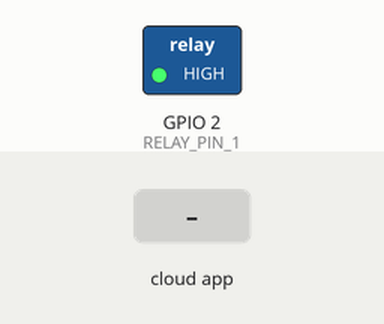
Recording of a sketch running on a simulated ESP32. On the bench: switched loads named in the sketch (green lamp = pin HIGH). The inputs (shaded band) are chosen by the test bench. WiFi joins after 1.5 s; servers stay silent unless stated; what the sketch prints to the serial monitor is not drawn.

Above: at 2.7 s.
2.8 s: the phone or cloud app sets lamp.one to 0
At 3.9 s:
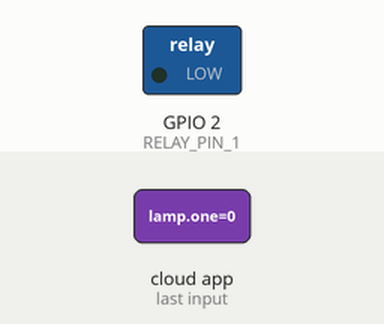
4.3 s: the phone or cloud app sets lamp.one to 1
At 5.0 s:
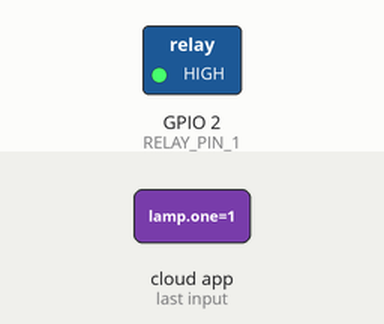
Timing chart, 0 to 7.3 s (numbered marks = the images above; inputs shaded):
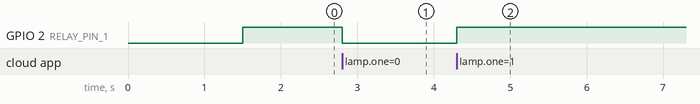

Measured:
- after the input at 2.8 s, GPIO 2 (RELAY_PIN_1): HIGH → LOW at once
- after the input at 4.3 s, GPIO 2 (RELAY_PIN_1): LOW → HIGH at once

The sketch:

alexa_lamp1.ino
```cpp
#include <Arduino.h>
#include <WiFi.h>
#define RELAY_PIN_1 2
#include "fauxmoESP.h"


#define SERIAL_BAUDRATE 115200

#define WIFI_SSID "wifiname"
#define WIFI_PASS "password"

#define LAMP_1 "lamp one"

fauxmoESP fauxmo;


void wifiSetup() {

  WiFi.mode(WIFI_STA);

  Serial.printf("[WIFI] Connecting to %s ", WIFI_SSID);
  WiFi.begin(WIFI_SSID, WIFI_PASS);

  while (WiFi.status() != WL_CONNECTED) {
    Serial.print(".");
    delay(100);
  }
  Serial.println();

  Serial.printf("[WIFI] STATION Mode, SSID: %s, IP address: %s\n", WiFi.SSID().c_str(), WiFi.localIP().toString().c_str());
}

void setup() {
  Serial.begin(SERIAL_BAUDRATE);
  Serial.println();

  wifiSetup();

  pinMode(RELAY_PIN_1, OUTPUT);
  digitalWrite(RELAY_PIN_1, HIGH);

  fauxmo.createServer(true);
  fauxmo.setPort(80);

  fauxmo.enable(true);

  fauxmo.addDevice(LAMP_1);

  fauxmo.onSetState([](unsigned char device_id, const char * device_name, bool state, unsigned char value) {


    Serial.printf("[MAIN] Device #%d (%s) state: %s value: %d\n", device_id, device_name, state ? "ON" : "OFF", value);
    if ( (strcmp(device_name, LAMP_1) == 0) ) {
      Serial.println("RELAY 1 switched by Alexa");
      if (state) {
        digitalWrite(RELAY_PIN_1, HIGH);
      } else {
        digitalWrite(RELAY_PIN_1, LOW);
      }
    }
  });

}

void loop() {

  fauxmo.handle();

  static unsigned long last = millis();
  if (millis() - last > 5000) {
    last = millis();
    Serial.printf("[MAIN] Free heap: %d bytes\n", ESP.getFreeHeap());
  }

}
```
